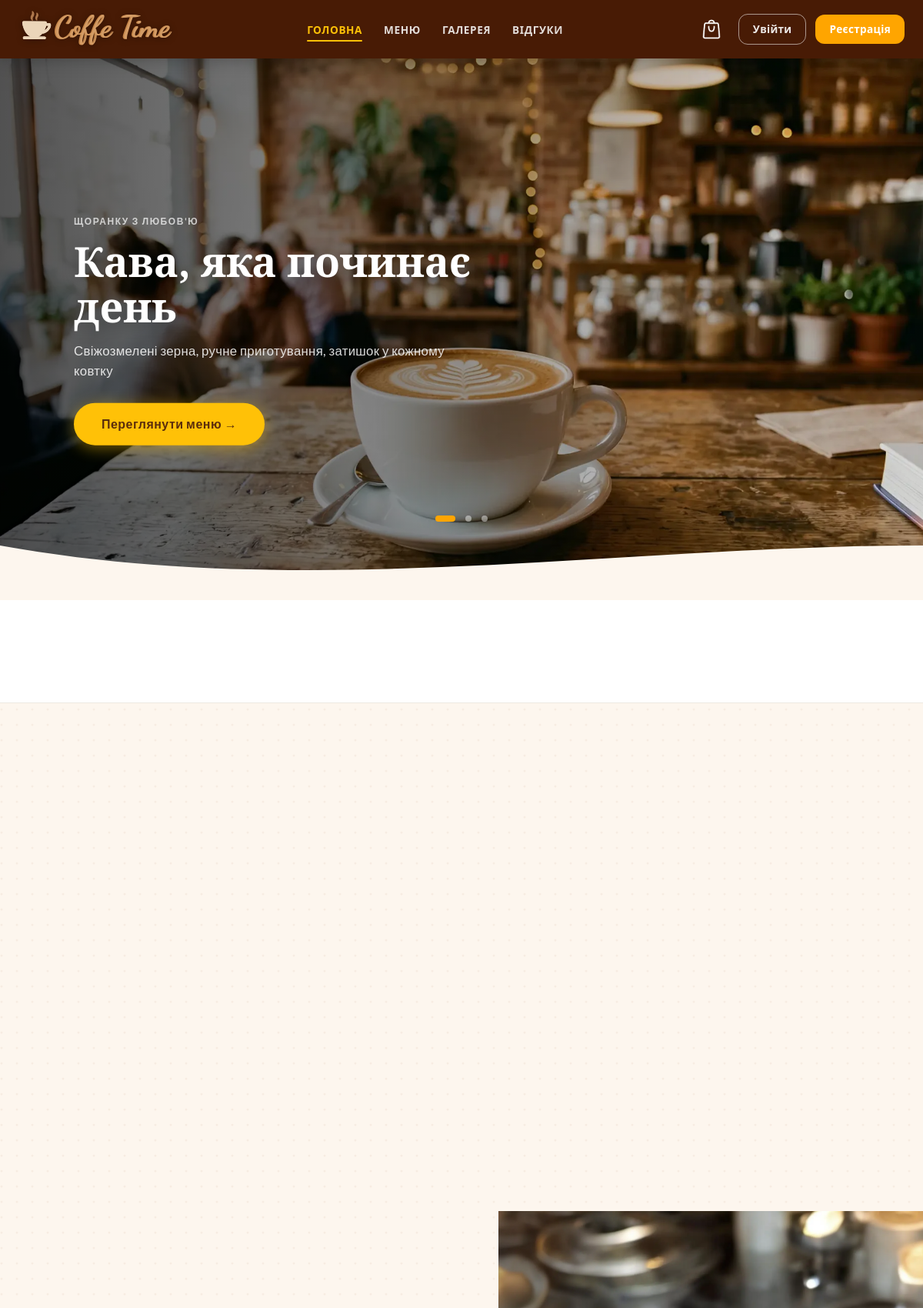
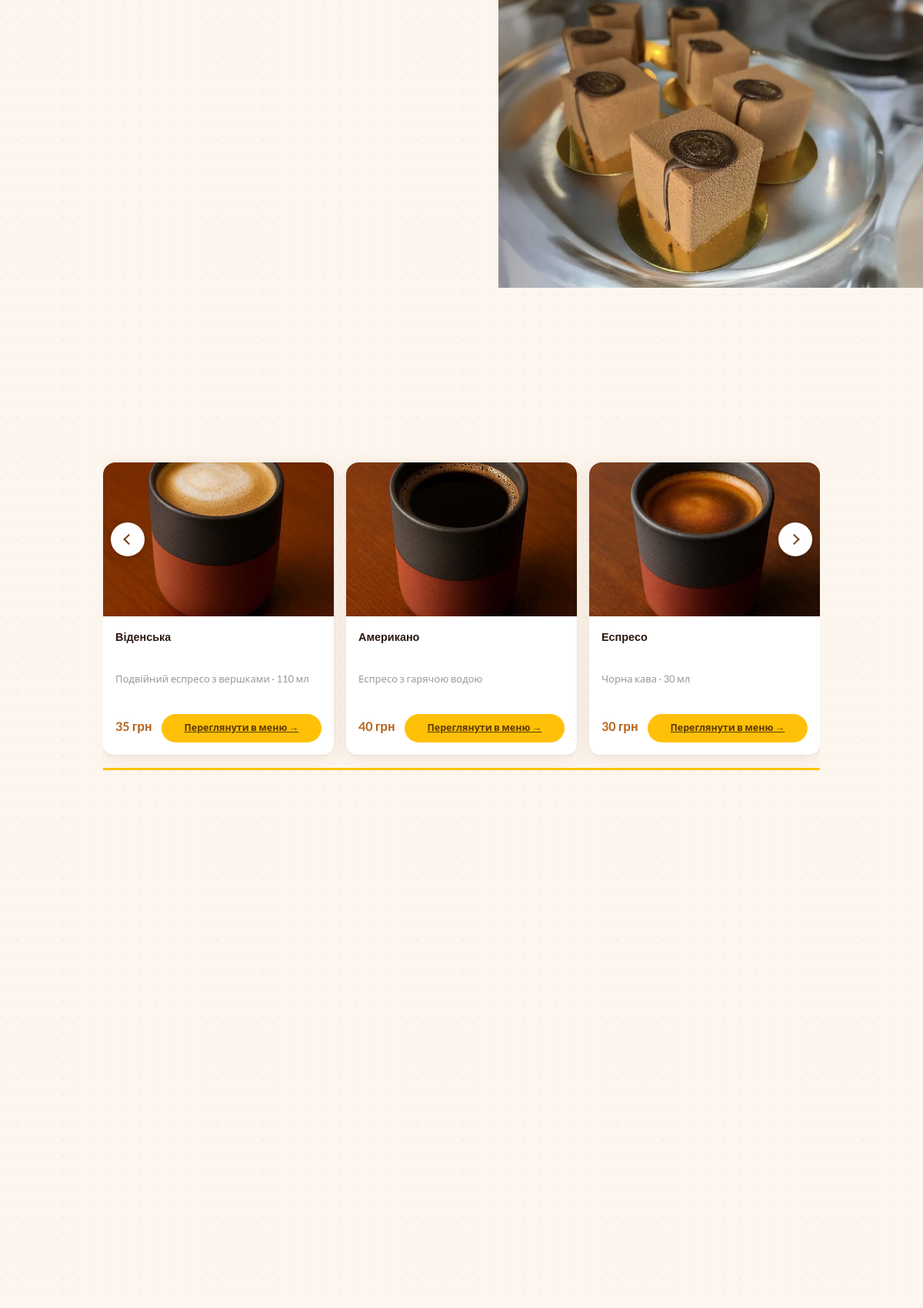
The page /pages/index.php (upper part) on the database its author committed (2 pictures, top to bottom).
### tables this page shows
CREATE TABLE `hero_slides` (
  `id` int(11) NOT NULL AUTO_INCREMENT,
  `image` varchar(255) NOT NULL,
  `label` varchar(100) NOT NULL DEFAULT '',
  `title` varchar(255) NOT NULL DEFAULT '',
  `subtitle` varchar(255) NOT NULL DEFAULT '',
  `sort_order` tinyint(3) unsigned DEFAULT 0,
  `active` tinyint(1) DEFAULT 1,
  PRIMARY KEY (`id`)
);

CREATE TABLE `coffee_items` (
  `id` int(11) NOT NULL AUTO_INCREMENT,
  `name` varchar(255) NOT NULL,
  `description` text DEFAULT NULL,
  `image` varchar(255) NOT NULL,
  `price` decimal(10,2) NOT NULL DEFAULT 0.00,
  `is_cold` tinyint(1) NOT NULL DEFAULT 0,
  `popularity` int(11) NOT NULL DEFAULT 0,
  PRIMARY KEY (`id`),
  KEY `popularity` (`popularity`)
);

### includes/helpers.php (called while the page is built, shortened)
<?php
if (!function_exists('item_img')) {
    function item_img(string $raw, string $prefix = '../'): string {
        $raw = trim($raw);
        if ($raw === '' || $raw === 'static/images/menu_items/default.jpg') return '';
        return $prefix . ltrim($raw, '/');
    }
}

### pages/index.php (the view, shortened to what this page needs)
<?php
require '../db/db.php';
require_once '../includes/helpers.php';
$heroSlides = [];
try {
    $_r = $conn->query("SELECT image, label, title AS text, subtitle AS sub FROM hero_slides WHERE active=1 ORDER BY sort_order ASC, id ASC");
    if ($_r) while ($_row = $_r->fetch_assoc()) $heroSlides[] = $_row;
} catch (Exception $_e) {}
function fetchPopularItems($conn, array $tables, int $limit = 5): array {
  $items = [];
  foreach ($tables as $table) {
    $res = $conn->query("SELECT id, name, description, image, popularity, price FROM `$table` ORDER BY popularity DESC LIMIT $limit");
    while ($row = $res->fetch_assoc()) {
      $row['image'] = item_img($row['image'] ?? '');
      $row['table'] = $table;
      $items[] = $row;
    }
  }
  usort($items, fn($a, $b) => $b['popularity'] <=> $a['popularity']);
  return array_slice($items, 0, $limit);
}
function fetchTopOrderedItems(mysqli $conn, array $tables, int $limit = 3, int $days = 0): array {
  $placeholders = implode(',', array_fill(0, count($tables), '?'));
  $dateClause = $days > 0 ? "AND o.created_at >= DATE_SUB(NOW(), INTERVAL ? DAY)" : '';
  $types  = str_repeat('s', count($tables)) . ($days > 0 ? 'ii' : 'i');
  $params = $days > 0 ? array_merge($tables, [$days, $limit]) : array_merge($tables, [$limit]);
  $stmt   = $conn->prepare(
    "SELECT oi.product_id, oi.category, SUM(oi.quantity) AS total_ordered
     FROM order_items oi
     INNER JOIN orders o ON oi.order_id = o.order_id
     WHERE oi.category IN ($placeholders) $dateClause
     GROUP BY oi.product_id, oi.category
     ORDER BY total_ordered DESC
     LIMIT ?"
  );
  $stmt->bind_param($types, ...$params);
  $stmt->execute();
  $rows = $stmt->get_result()->fetch_all(MYSQLI_ASSOC);
  $items = [];
  foreach ($rows as $row) {
    $s = $conn->prepare("SELECT * FROM `{$row['category']}` WHERE id=?");
    $pid = (int)$row['product_id'];
    $s->bind_param('i', $pid);
    $s->execute();
    $prod = $s->get_result()->fetch_assoc();
    if ($prod) {
      $prod['image'] = item_img($prod['image'] ?? '');
      $prod['table'] = $row['category'];
      $items[] = $prod;
    }
  }
  if (count($items) >= 3) return $items;
  $popular = fetchPopularItems($conn, $tables, $limit);
  $existing = array_column($items, 'id');
  foreach ($popular as $p) {
    if (!in_array($p['id'], $existing)) $items[] = $p;
    if (count($items) >= $limit) break;
  }
  return $items;
}
$drinkItems   = fetchTopOrderedItems($conn, ['cold_drink_items', 'coffee_items'], 5, 7);
$aboutSettings = [
    'about_title'        => 'Місце, де час зупиняється',
    'about_text'         => "Coffee Time — це затишне кафе в серці міста, де ми щодня готуємо свіжі десерти та каву з любов'ю. Ніяких заморожених напівфабрикатів — тільки справжнє та смачне.",
    'about_founded_year' => '2016',
    'about_menu_count'   => '50',
    'about_rating'       => '4.8',
    'about_photo'        => 'static/images/main/about-photo.png',
];
try {
    $res = $conn->query("SELECT `key`, `value` FROM site_settings WHERE `key` LIKE 'about_%'");
    if ($res) while ($row = $res->fetch_assoc()) $aboutSettings[$row['key']] = $row['value'];
} catch (Exception $_e) {}
$dessertBanner = [
    'label' => 'Щодня нове',
    'title' => 'Десерт дня',
    'desc'  => "Мусові торти, еклери та макарони —\nготуємо кожного ранку зі свіжих інгредієнтів",
    'btn'   => 'Дивитись десерти →',
    'image' => '',
];
try {
    $res = $conn->query("SELECT `key`, `value` FROM site_settings WHERE `key` LIKE 'dessert_banner_%'");
    if ($res) while ($row = $res->fetch_assoc()) {
        $k = str_replace('dessert_banner_', '', $row['key']);
        $dessertBanner[$k] = $row['value'];
    }
} catch (Exception $_e) {}
$dessertBannerImg = null;
if (!empty($dessertBanner['image'])) {
    $dessertBannerImg = '../' . ltrim($dessertBanner['image'], '/');
} else {
    $res = $conn->query("SELECT image FROM dessert_items ORDER BY RAND() LIMIT 1");
    if ($res && $row = $res->fetch_assoc()) $dessertBannerImg = '../' . ltrim($row['image'], '/');
}
?>
<!DOCTYPE html>
<html lang="uk">
<?php
include '../includes/header.php';
?>
<body>
<main>
  <section class="hero">
    <div class="slider">
      <?php foreach ($heroSlides as $i => $s): ?>
        <div class="slide<?= $i === 0 ? ' active' : '' ?>"
             style="background-image: url('../<?= htmlspecialchars($s['image']) ?>')">
          <div class="hero-text">
            <?php if (!empty($s['label'])): ?><span class="hero-label"><?= htmlspecialchars($s['label']) ?></span><?php endif; ?>
            <h1><?= htmlspecialchars($s['text']) ?></h1>
            <p class="hero-subtitle"><?= htmlspecialchars($s['sub']) ?></p>
            <a href="../pages/menu.php" class="hero-cta">Переглянути меню →</a>
          </div>
        </div>
      <?php endforeach; ?>
      <div class="slider-controls">
        <?php foreach ($heroSlides as $i => $_): ?>
          <span class="dot<?= $i === 0 ? ' active' : '' ?>"></span>
        <?php endforeach; ?>
      </div>
      <div class="hero-wave">
      </div>
    </div>
  </section>
  <section class="benefits-strip">
    <div class="container">
    </div>
  </section>
  <section class="home-section">
    <div class="container">
      <div class="product-grid">
      </div>
    </div>
  </section>
  <section class="dessert-banner">
    <div class="dessert-banner__photo<?= $dessertBannerImg ? ' has-photo' : '' ?>">
      <?php if ($dessertBannerImg): ?>
        <img src="<?= htmlspecialchars($dessertBannerImg) ?>" alt="Десерт дня">
      <?php endif; ?>
    </div>
  </section>
  <section class="home-section">
    <div class="container">
      <?php if (count($drinkItems) < 4): ?>
        <div class="product-grid">
          <?php foreach ($drinkItems as $item): ?>
            <div class="item-card drink-item">
              <?php if ($item['image']): ?>
              <img src="<?= htmlspecialchars($item['image']) ?>"
                   alt="<?= htmlspecialchars($item['name']) ?>"
                   loading="lazy">
              <?php else: ?>
              <div class="item-no-img" aria-hidden="true"></div>
              <?php endif; ?>
              <div class="card-info">
                <p class="card-name"><?= htmlspecialchars($item['name']) ?></p>
                <?php if (!empty($item['description'])): ?>
                  <p class="card-desc"><?= htmlspecialchars(mb_substr($item['description'], 0, 72, 'UTF-8')) ?><?= mb_strlen($item['description'], 'UTF-8') > 72 ? '…' : '' ?></p>
                <?php endif; ?>
                <div class="card-footer">
                  <span class="card-price"><?= number_format((float)$item['price'], 0) ?> грн</span>
                  <a href="menu.php?category=<?= htmlspecialchars($item['table']) ?>&amp;scroll_to=<?= (int)$item['id'] ?>"
                     class="btn-add-cart">Переглянути в меню →</a>
                </div>
              </div>
            </div>
          <?php endforeach; ?>
        </div>
      <?php else: ?>
        <div class="slider category-slider">
          <button class="arrow left"  aria-label="Попередній">&#10094;</button>
          <button class="arrow right" aria-label="Наступний">&#10095;</button>
          <div class="slider-track">
            <?php foreach ($drinkItems as $item): ?>
              <div class="slide">
                <div class="item-card drink-item">
                  <?php if ($item['image']): ?>
                  <img src="<?= htmlspecialchars($item['image']) ?>"
                       alt="<?= htmlspecialchars($item['name']) ?>"
                       loading="lazy">
                  <?php else: ?>
                  <div class="item-no-img" aria-hidden="true"></div>
                  <?php endif; ?>
                  <div class="card-info">
                    <p class="card-name"><?= htmlspecialchars($item['name']) ?></p>
                    <?php if (!empty($item['description'])): ?>
                      <p class="card-desc"><?= htmlspecialchars(mb_substr($item['description'], 0, 72, 'UTF-8')) ?><?= mb_strlen($item['description'], 'UTF-8') > 72 ? '…' : '' ?></p>
                    <?php endif; ?>
                    <div class="card-footer">
                      <span class="card-price"><?= number_format((float)$item['price'], 0) ?> грн</span>
                      <a href="menu.php?category=<?= htmlspecialchars($item['table']) ?>&amp;scroll_to=<?= (int)$item['id'] ?>"
                         class="btn-add-cart">Переглянути в меню →</a>
                    </div>
                  </div>
                </div>
              </div>
            <?php endforeach; ?>
          </div>
        </div>
      <?php endif; ?>
    </div>
  </section>
  <section class="home-section about-section">
    <div class="container">
    </div>
  </section>
  <section class="home-section dessert-featured">
    <div class="container">
    </div>
  </section>
</main>
</body>
</html>

### static/css/style.css (style rules this page uses)
:root { --header-bg: rgba(80, 30, 5, 0.93); --accent: #ffa500; --accent-dark: #e07b00; --text-light: #fff; --text-dark: #2c1810; --bg: #fdf6ee; --bg-alt: #f5ede0; --brown: #B5651D; --brown-dark: #8b4513; --ease: 0.3s ease; --max-width: 1200px; --shadow-sm: 0 2px 8px rgba(139,69,19,.08); --shadow-md: 0 4px 20px rgba(139,69,19,.12); --shadow-lg: 0 8px 32px rgba(139,69,19,.18); --radius: 16px; }
*, *::before, *::after { box-sizing: border-box; margin: 0; padding: 0; }
html { scroll-behavior: smooth; overflow-x: hidden; }
html, body { max-width: 100%; }
body { animation: pageFadeIn 0.18s ease both; }
body { font-family: 'Lato', 'Segoe UI', Arial, sans-serif; background-color: var(--bg); color: var(--text-dark); line-height: 1.65; display: flex; flex-direction: column; min-height: 100vh; }
img { max-width: 100%; display: block; }
h1, h2, h3, h4 { font-family: 'Playfair Display', Georgia, serif; line-height: 1.2; }
.container { max-width: var(--max-width); margin: 0 auto; padding: 0 24px; }
.home-section { padding: 80px 24px; background: transparent; }
.food-item, .drink-item, .dessert-item { flex-shrink: 0; opacity: 0; transform: translateY(28px); transition: opacity .5s cubic-bezier(0.25, 0.46, 0.45, 0.94), transform .5s cubic-bezier(0.25, 0.46, 0.45, 0.94), box-shadow .3s ease; }
.food-item.visible, .drink-item.visible, .dessert-item.visible { opacity: 1; transform: translateY(0); }
.category-slider .drink-item { transform: translateX(24px); }
.category-slider .drink-item.visible { transform: translateX(0); }
.item-card { position: relative; width: 100%; height: 380px; display: flex; flex-direction: column; background: #fff; border-radius: var(--radius); box-shadow: 0 4px 24px rgba(139,69,19,.10), 0 1px 4px rgba(0,0,0,.06); overflow: hidden; transition: opacity .5s cubic-bezier(0.25, 0.46, 0.45, 0.94), transform .5s cubic-bezier(0.25, 0.46, 0.45, 0.94), box-shadow .25s ease; }
.item-card img { width: 100%; flex: 0 0 220px; height: 220px; object-fit: cover; object-position: center; transition: transform .35s ease; border-radius: var(--radius) var(--radius) 0 0; }
.card-info { flex: 1; padding: 16px; display: flex; flex-direction: column; justify-content: space-between; border-top: 1px solid rgba(181,101,29,.08); }
.card-name { font-family: 'Lato', sans-serif; font-size: 0.9rem; font-weight: 700; color: var(--text-dark); line-height: 1.35; margin: 0 0 8px; display: -webkit-box; -webkit-line-clamp: 2; line-clamp: 2; -webkit-box-orient: vertical; overflow: hidden; }
.card-footer { display: flex; align-items: baseline; gap: 12px; }
.card-price { font-family: 'Lato', sans-serif; font-size: 1rem; font-weight: 700; color: var(--brown); white-space: nowrap; }
.btn-add-cart { flex: 1; padding: 8px 20px; background: #FFC107; color: #5c3a00; border: none; border-radius: 20px; font-size: 0.78rem; font-weight: 700; cursor: pointer; transition: background .2s ease, transform .15s ease, box-shadow .2s ease; white-space: nowrap; text-align: center; }

### static/css/footer.css (style rules this page uses)
html { height: 100%; }
body { min-height: 100vh; margin: 0; display: flex; flex-direction: column; }
main { flex: 1; }
:root { --footer-bg: #3d1f07; --footer-text: rgba(255,255,255,0.70); --footer-accent: #FFC107; --footer-border: rgba(255,255,255,0.10); --ease: 0.2s ease; }

### static/css/slider_food.css (style rules this page uses)
.food-item, .drink-item, .dessert-item { flex-shrink: 0; }

### static/css/animations.css (style rules this page uses)
button, .btn, input[type="submit"], .auth-btn, .form-btn, .checkout-btn, .rv-submit, .banner-btn, .hero-cta, .btn-outline, .btn-add-cart, .add-to-cart { transition: transform 0.15s ease, box-shadow 0.15s ease, background 0.2s ease, color 0.2s ease !important; }
.hero .slide.active { animation: kenBurns 8s ease-in-out 0.8s infinite alternate; }
.hero .slide.active .hero-label { animation: heroFadeUp 0.5s ease-out 0s both; }
.hero .slide.active .hero-text h1 { animation: heroFadeUp 0.6s ease-out 0.15s both; }
.hero .slide.active .hero-subtitle { animation: heroFadeUp 0.5s ease-out 0.3s both; }
.hero .slide.active .hero-cta { animation: heroFadeUp 0.5s ease-out 0.45s both, pulseCTA 2.5s ease-in-out 1.8s infinite; }
.item-card img { transition: transform 0.4s ease; }

### rows shown on the page
hero_slides: image (picture), label "ЩОРАНКУ З ЛЮБОВ'Ю", title "Кава, яка починає день", subtitle "Свіжозмелені зерна, ручне приготування, затишок у кожному ковтку"
coffee_items: shows a picture, name "Віденська", description "Подвійний еспресо з вершками · 110 мл", price "35"
coffee_items: shows a picture, name "Американо", description "Еспресо з гарячою водою", price "40"
coffee_items: shows a picture, name "Еспресо", description "Чорна кава · 30 мл", price "30"
